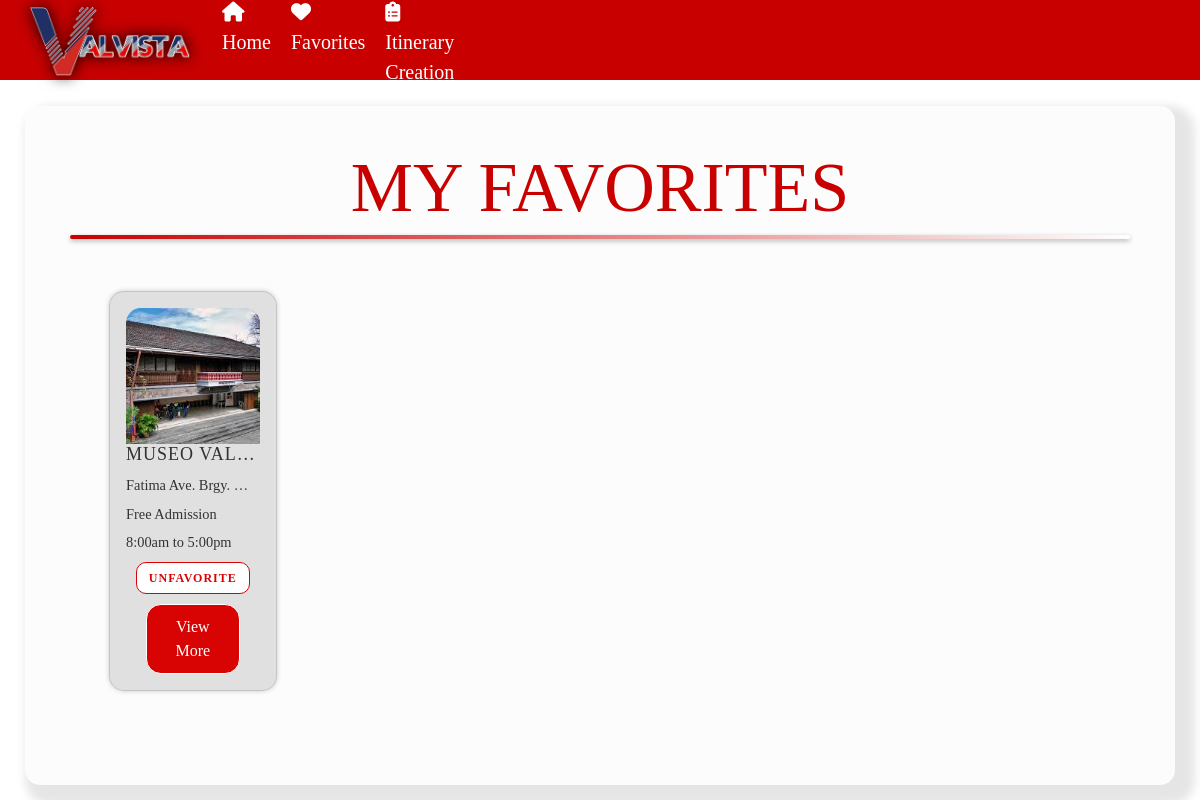
/favorites/ (signed in), run on an earlier commit of the app's database.
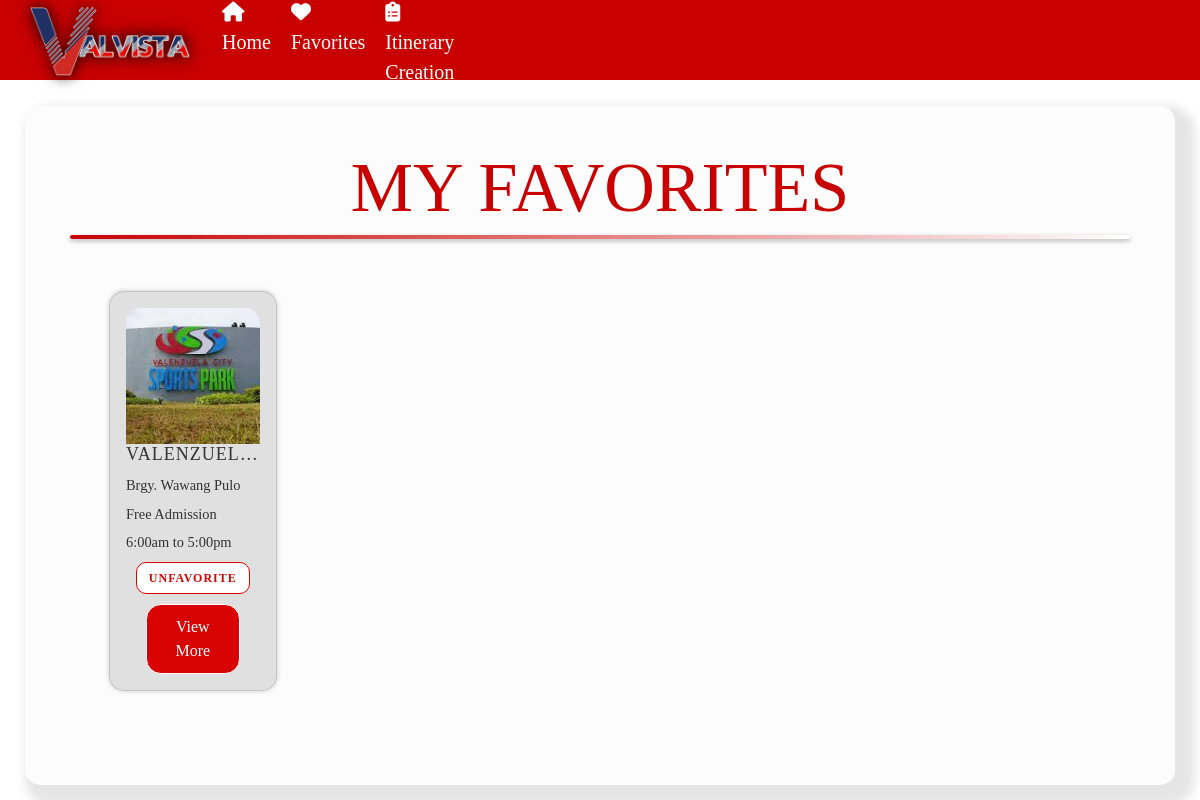
And on a later commit of the database.
### website/models.py (models this page shows, shortened)
class Favorite(models.Model):
    user = models.ForeignKey(User, on_delete=models.CASCADE)
    place = models.ForeignKey(Place, null=True, blank=True, on_delete=models.CASCADE)
    business = models.ForeignKey(Business, null=True, blank=True, on_delete=models.CASCADE)
    class Meta:
        unique_together = ('user', 'place', 'business')

class Place(models.Model):
        COST_CHOICES = [
        ('0','0'),
        ('1-200','1-200'),
        ('201-500','201-500'),
        ('501+','501+'),
        ]
        STATUS_CHOICES = [
        ('Open','Open'),
        ('Soon to Open','Soon to Open'),
        ('Closed','Closed'),
        ('Temporarily Closed','Temporarily Closed'),
        ('For Renovation','For Renovation'),
        ]
        name = models.CharField (max_length=100)
        location = models.CharField (max_length=100)
        description = models.CharField (max_length=1000)
        categories = models.ManyToManyField('Category', related_name='places')
        time = models.CharField (max_length=20)
        timeclose = models.CharField (max_length=20)
        cost = models.CharField(max_length=100, blank=True,null=True,choices= COST_CHOICES)
        photo = models.ManyToManyField(PlaceMedia,related_name='places',blank=True)
        thumbnail = models.ImageField(upload_to="media")
        archived = models.BooleanField(default=False)
        map = models.CharField(max_length=2000,blank=True,null=True)
        promos = models.ImageField(upload_to="media",blank=True,null=True)
        announcement = models.TextField(max_length=5000, blank=True,null=True)
        status = models.CharField(max_length=100, blank=True,null=True,choices= STATUS_CHOICES)
        lat = models.DecimalField(max_digits=30, decimal_places=20, blank=True, null=True)
        lng = models.DecimalField(max_digits=30, decimal_places=20, blank=True, null=True)

### website/views.py (the view)
# urls.py: path('favorites/', views.favorite_list, name='favorite_list'),
@login_required
def favorite_list(request):
    if not request.user.groups.filter(name='NormalUsers').exists():
        return redirect('login')
    else:
        favorites = Favorite.objects.filter(user=request.user)
        return render(request, 'favorite.html', {'favorites': favorites})

### website/templates/favorite.html (shortened to what this page needs)
<!DOCTYPE html>
 <html>
 <head>
    <link rel="stylesheet" href="https://cdn.jsdelivr.net/npm/bootstrap@5.2.3/dist/css/bootstrap.min.css">
    <link rel="stylesheet" href="https://cdnjs.cloudflare.com/ajax/libs/font-awesome/6.5.1/css/all.min.css">
    <link rel="stylesheet" href="https://cdnjs.cloudflare.com/ajax/libs/font-awesome/4.7.0/css/font-awesome.min.css">
    <link rel="stylesheet" href="https://cdnjs.cloudflare.com/ajax/libs/twitter-bootstrap/4.1.3/css/bootstrap.min.css">
    <link href="https://cdn.jsdelivr.net/npm/remixicon@2.5.0/fonts/remixicon.css" rel="stylesheet">
      {% load static %}
	  <link rel="stylesheet" href="{% static 'favoritos.css' %}?v=2">
 </head>
 <header>
    <nav>
        <div class="logo">
            <a href="{%url 'home' %}"><img class="logo"src ="..\media\media\valvista logo.png" alt="logo"></a>
        </div>
        <ul class="nav-links">
            <li><a href="{%url 'home' %}"><i class="fa-solid fa-house"></i> Home</a></li>
            {% if user.is_authenticated%}
            {% if not user.is_Business and not business.approval%}
            <li><a href="{%url 'favorite_list' %}"><i class="fa-solid fa-heart"></i> Favorites</a></li>
            {%else%}
            <li><a ></i></a></li>
            {%endif%}
            {%endif%}
			{% if user.is_authenticated%}
            {% if not user.is_Business and not business.approval%}
            <li><a href="{%url 'itinerary' %}"><i class="fa-solid fa-clipboard-list"></i> Itinerary Creation</a></li>
			{%else%}
            <li><a ></i></a></li>
            {%endif%}
            {%endif%}
        </ul>
    </nav>
</header>
<br><br><br><br>
<div style="max-width: 1800px;"class=" container">
    <div class="right-box">
<div class="FAV">
    <div class="row">
        <div class="col-md-12 text-center">
            <div class="fav-title-container">
                <h3 class="animate-character">MY FAVORITES</h3>
            </div>
        </div>
    </div>
</div>
<ul style="margin-top: -40px;">
    <div class="row row-cols-1 row-cols-md-5 g-4 py-5">
  {% for favorite in favorites %}
    {% if favorite.place %}
    {% if not favorite.place.archived %}
      <li>
        <div class="card">
            <img class="card__background" src="{{ favorite.place.thumbnail.url }}" />
            <div class="card__content flow">
                <div class="card__content--container flow">
                    <h2 class="card__title">{{ favorite.place.name }}</h2>
                    <p class="card__description">{{ favorite.place.location }}</p>
                    <p class="card__description">
                        {% if favorite.place.cost == '0' %}
                            Free Admission
                        {% else %}
                            {{ favorite.place.cost }}
                        {% endif %}
                    </p>
                    <p class="card__description">{{ favorite.place.time }} to {{ favorite.place.timeclose }}</p>
                    <form method="post" action="{% url 'add_favorite_place' favorite.place.id %}" onsubmit="return openDialog(event, '{{ favorite.place.id }}');">
                        <button type="submit" class="unfavorite-button">Unfavorite</button>
                    </form>
                    <button class="card__button" onclick="redirectToPlace('{{ favorite.place.id }}')">View More</button>
                </div>
            </div>
        </div>
      </li>
    {% endif %}
    {% endif %}
  {% endfor %}
</div>
</ul>
    </div>
</div>
 </body>
 </html>

### website/static/favoritos.css (style rules this page uses)
* { margin: 0; padding: 0; box-sizing: border-box; font-family: Franklin Gothic; }
.animate-character { text-transform: uppercase; background-image: linear-gradient( -225deg, #c80000 50%, #c80000 100% ); background-size: 60% auto; background-clip: text; color: transparent; font-size: 70px; margin-top: 20px; margin-bottom: 10px; transition: text-shadow 0.3s ease, transform 0.3s ease; }
.animate-character::after { content: ''; display: block; height: 4px; background: linear-gradient(90deg, #c80000, #ffffff); border-radius: 5px; margin: 5px auto 0; box-shadow: 0 2px 5px rgba(0, 0, 0, 0.3); transition: background 0.3s ease; }
.right-box { margin: 10px 10px 10px 10px; background-color: rgba(252, 252, 252, 1); padding: 20px; border-radius: 15px; box-shadow: 10px 10px 10px 10px rgba(0, 0, 0, 0.1); justify-content: space-between; align-items: flex-start; }
nav { padding: 20px 30px; display: flex; align-items: center; background: #c80000; position: fixed; width: 100%; height: 80px; top: 0; left: 0; z-index: 1100; }
ul { list-style-type: none; }
.logo { margin-top: 1px; height: 70px; width: 160px; filter: drop-shadow(0 0 7px rgba(0, 0, 0, 0.5)); }
nav ul { display: flex; margin-top: 20px; margin-right: 30px; gap: 20px; z-index: 1; }
nav ul li a { text-decoration: none; color: #fff; font-size: 20px; transition: color 0.3s ease; display: inline-block; }
html { scroll-behavior: smooth; }
.row { display: flex; flex-wrap: wrap; gap: 0; margin: 0 auto; max-width: 100vw; padding: 0 10px; }
.card { flex: 1 1 calc(33.333% - 20px); margin: 10px; padding: 1rem; background: rgba(221, 221, 221, 0.9); border-radius: 15px; box-shadow: 0 0 5px rgba(0, 0, 0, 0.2); transition: transform 0.3s, box-shadow 0.3s; display: flex; flex-direction: column; justify-content: space-between; min-height: 400px; max-height: 400px; overflow: hidden; backdrop-filter: blur(10px); }
.card img { width: 100%; height: 150px; object-fit: cover; border-top-left-radius: 15px; border-top-right-radius: 15px; }
.card__title { font-size: clamp(16px, 1.5vw, 24px); margin-bottom: 10px; color: #333333; text-align: center; text-transform: uppercase; letter-spacing: 1px; overflow: hidden; white-space: nowrap; text-overflow: ellipsis; }
.card__description { font-size: clamp(12px, 1.2vw, 16px); color: #333333; margin-bottom: 10px; line-height: 1.3; max-height: 4em; overflow: hidden; text-overflow: ellipsis; white-space: nowrap; }
.card__button { background-color: #d80404; border: 1px solid #fff; color: #fff; padding: 10px 20px; border-radius: 15px; cursor: pointer; transition: background-color 0.3s, color 0.3s, transform 0.3s, box-shadow 0.3s; display: block; margin-top: auto; width: calc(100% - 40px); margin: 0 auto; }
.unfavorite-button { background-color: #ffffff; color: #d80404; border: 1px solid #d80404; padding: 6px 12px; border-radius: 10px; cursor: pointer; font-size: 12px; font-weight: bold; text-transform: uppercase; letter-spacing: 1px; margin: 10px auto; display: block; }

What changed in the data, as far as the page shows it:
removed Favorite: place.thumbnail (picture), place.name "MUSEO VAL…", place.location "Fatima Ave. Brgy.…", shows "Free Admission", place.time "8:00am", place.timeclose "5:00pm"
added Favorite: place.thumbnail (picture), place.name "VALENZUEL…", place.location "Brgy. Wawang Pulo", shows "Free Admission", place.time "6:00am", place.timeclose "5:00pm"
